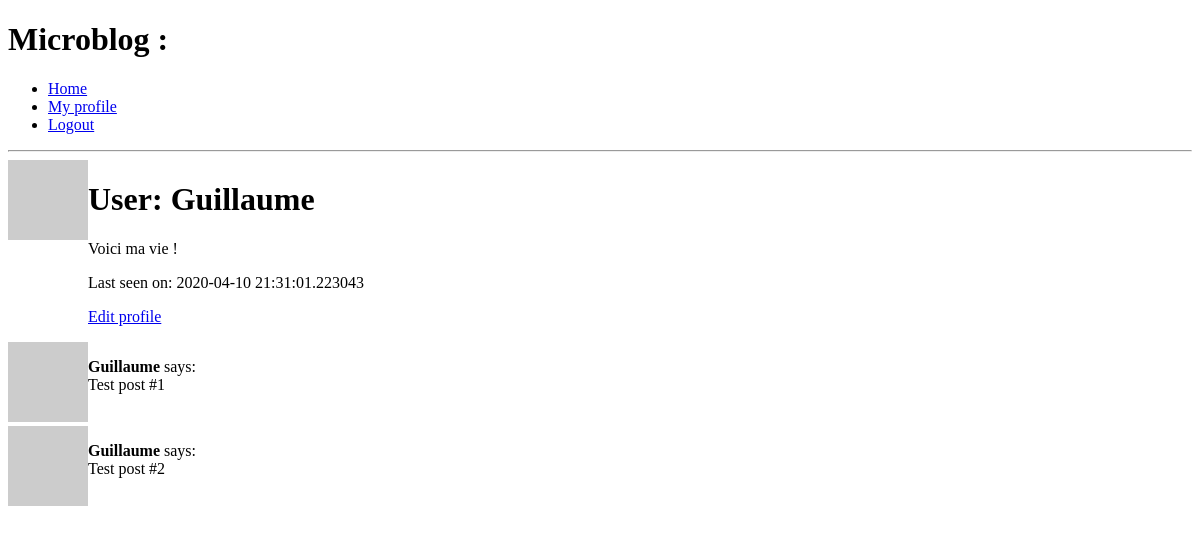
Before: /user/Guillaume (signed in) with the older database file.
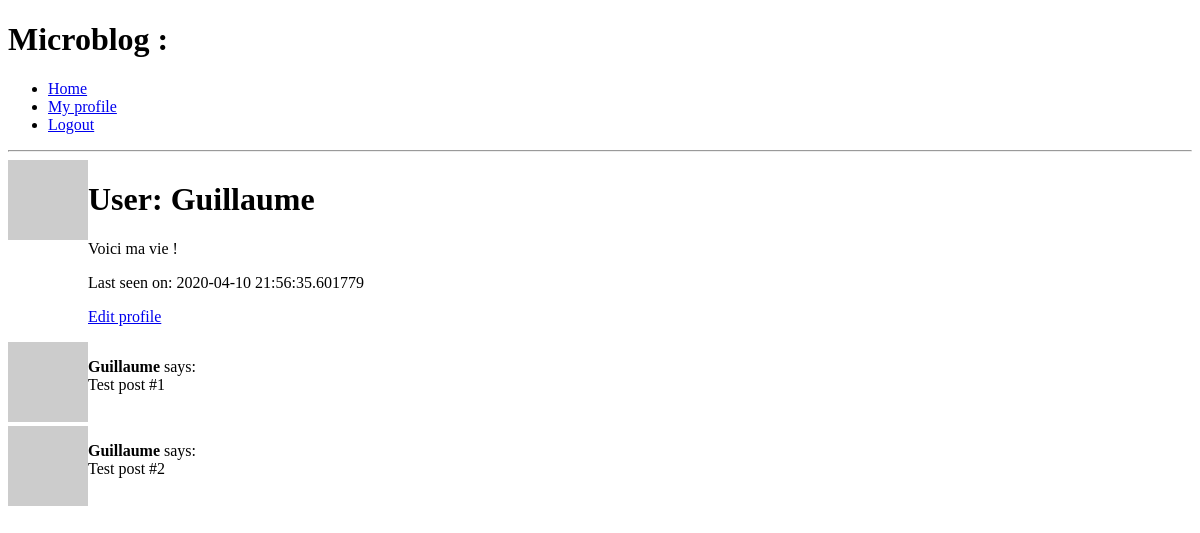
After: the same page with the newer database file.
### app/models.py (models this page shows, shortened)
class User(UserMixin, db.Model):
    id = db.Column(db.Integer, primary_key=True)
    username = db.Column(db.String(64), index=True, unique=True)
    email = db.Column(db.String(120), index=True, unique=True)
    password_hash = db.Column(db.String(128))
    posts = db.relationship("Post", backref="author", lazy="dynamic")
    about_me = db.Column(db.String(140))
    last_seen = db.Column(db.DateTime, default=datetime.utcnow)
    def avatar(self, size):
        digest = md5(self.email.lower().encode("utf-8")).hexdigest()
        return "https://www.gravatar.com/avatar/{}?d=robohash&s={}".format(digest, size)

### app/routes.py (the view)
@app.route('/user/<username>')
@login_required
def user(username):
    user = User.query.filter_by(username=username).first_or_404()
    posts = [
        {'author': user, 'body': 'Test post #1'},
        {'author': user, 'body': 'Test post #2'},
    ]
    return render_template('user.html', title='Profile', user=user, posts=posts)

### app/models.py (called while the page is built)
@login.user_loader
def load_user(id):
    return User.query.get(int(id))

### app/routes.py (called while the page is built)
@app.before_request
def before_request():
    if current_user.is_authenticated:
        current_user.last_seen = datetime.utcnow()
        db.session.commit()

### app/templates/user.html
{% extends 'base.html' %}
{% block content %}
        <div id="user_sheet" style="display: flex;">
            <div id="avatar">
                <img src="{{ user.avatar(128) }}" alt="{{ user.username }}'s avatar"/>
            </div>
            <div id="bio">
                <h1>User: {{ user.username }}</h1>
                <div id="user_informations">
                {% if user.about_me %}
                    <p>{{ user.about_me }}</p>
                {% endif %}
                {% if user.last_seen %}
                    <p>Last seen on: {{ user.last_seen }}</p>
                {% endif %}
                {% if user == current_user %}
                    <p><a href="{{ url_for('edit_profile') }}">Edit profile</a></p>
                {% endif %}
                </div>
            </div>
        </div>
        {% for post in posts: %}
            {% include '_post.html' %}
        {% endfor %}
{% endblock %}

### app/templates/base.html (shortened to what this page needs)
<!DOCTYPE html>
<html lang="fr">
	<head>
	</head>
	<body>
		<header>
			<h1>Microblog :</h1>
			<nav>
				<ul>
					<li><a href="{{ url_for('index') }}">Home</a></li>
					{% if current_user.is_anonymous: %}
					<li><a href="{{ url_for('login') }}">Sign in</a></li>
					{% else: %}
					<li><a href="{{ url_for('user', username=current_user.username) }}">My profile</a></li>
					<li><a href="{{ url_for('logout') }}">Logout</a></li>
					{% endif %}
				</ul>
			</nav>
			<hr />
		</header>
		{% block content %}{% endblock %}
	</body>
</html>

### app/templates/_post.html
        <article style="display: flex;">
            <div class="post_avatar">
                <img src="{{ post.author.avatar(56) }}" alt="{{ post.author.username }}'s avatar" />
            </div>
            <p><strong>{{ post.author.username }}</strong> says:<br /> {{ post.body }}</p>
        </article>

Changed rows visible on the page:
changed User "Guillaume": last_seen "2020-04-10 21:31:01.223043" → "2020-04-10 21:56:35.601779"
